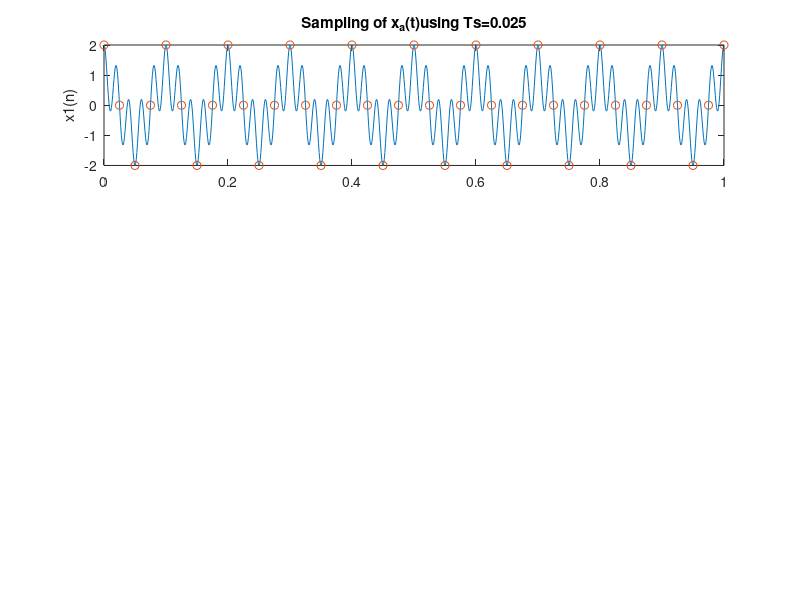
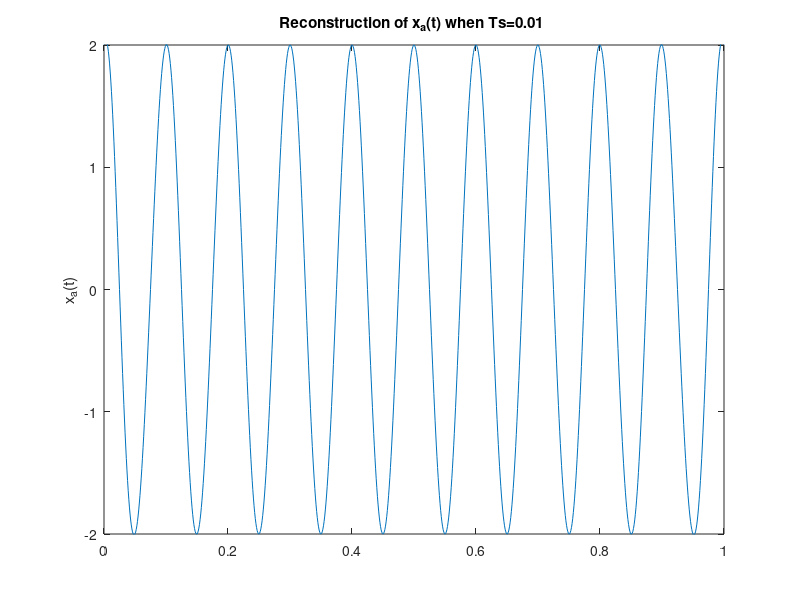

MATLAB code to generate these figures, in order:
clear all
close all

%% Sampling
t=0:0.001:1;
xa=cos(20*pi*t)+cos(100*pi*t);

Ts1=0.025; N1=round(1/Ts1); n1=0:N1;
x1=cos(20*pi*n1*Ts1)+cos(100*pi*n1*Ts1); 

figure(1)
subplot(3,1,1);
plot(t,xa,n1*Ts1,x1,'o');
axis([0,1,-2,2]);
ylabel('x1(n)'); title('Sampling of x_{a}(t)using Ts=0.025');



%% Reconstruction:
Ts=0.025; 
Fs=1/Ts;
xa1=x1*sinc(Fs*(ones(length(n1),1)*t-(n1*Ts)'*ones(1,length(t))));


figure(2)
plot(t,xa1); 
axis([0,1,-2,2]);
ylabel('x_{a}(t)'); title('Reconstruction of x_{a}(t) when Ts=0.01 ');
